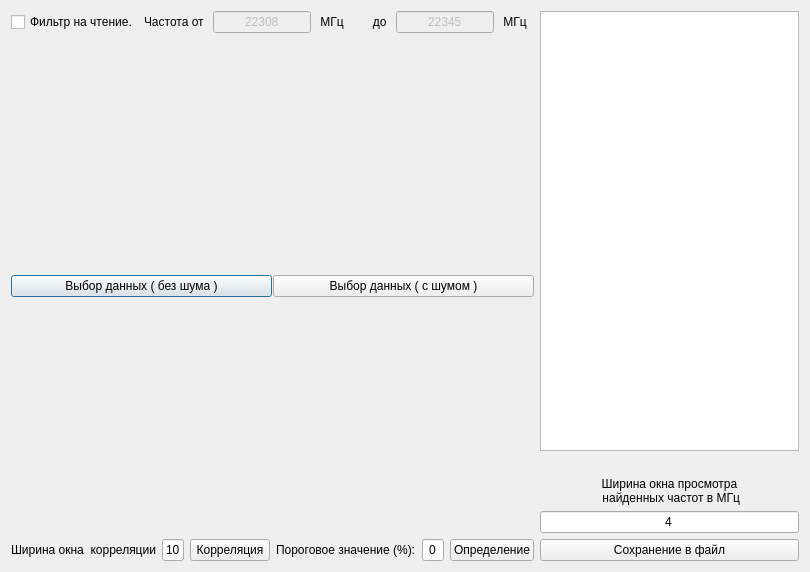
<?xml version="1.0" encoding="UTF-8"?>
<ui version="4.0">
 <class>Dialog</class>
 <widget class="QDialog" name="Dialog">
  <property name="geometry">
   <rect>
    <x>0</x>
    <y>0</y>
    <width>810</width>
    <height>572</height>
   </rect>
  </property>
  <property name="windowTitle">
   <string>Dialog</string>
  </property>
  <layout class="QVBoxLayout" name="verticalLayout_2" stretch="1">
   <item>
    <layout class="QHBoxLayout" name="horizontalLayout_6">
     <item>
      <layout class="QHBoxLayout" name="horizontalLayout_7" stretch="2,1">
       <item>
        <layout class="QVBoxLayout" name="verticalLayout_4" stretch="0,1,0,1,0">
         <item>
          <layout class="QHBoxLayout" name="horizontalLayout_3">
           <item>
            <layout class="QHBoxLayout" name="horizontalLayout_4">
             <item>
              <widget class="QCheckBox" name="checkBox_read_filter">
               <property name="text">
                <string>Фильтр на чтение.</string>
               </property>
              </widget>
             </item>
             <item>
              <widget class="QLabel" name="label_text_frequency_from">
               <property name="text">
                <string>Частота от </string>
               </property>
              </widget>
             </item>
             <item>
              <widget class="QLineEdit" name="lineEdit_filter_frequency_start">
               <property name="enabled">
                <bool>false</bool>
               </property>
               <property name="text">
                <string>22308</string>
               </property>
               <property name="alignment">
                <set>Qt::AlignCenter</set>
               </property>
               <property name="readOnly">
                <bool>false</bool>
               </property>
              </widget>
             </item>
             <item>
              <widget class="QLabel" name="label_text_MHz_from">
               <property name="text">
                <string> МГц    </string>
               </property>
              </widget>
             </item>
             <item>
              <widget class="QLabel" name="label_text_frequency_to">
               <property name="text">
                <string>   до </string>
               </property>
              </widget>
             </item>
             <item>
              <widget class="QLineEdit" name="lineEdit_filter_frequency_end">
               <property name="enabled">
                <bool>false</bool>
               </property>
               <property name="text">
                <string>22345</string>
               </property>
               <property name="alignment">
                <set>Qt::AlignCenter</set>
               </property>
               <property name="readOnly">
                <bool>false</bool>
               </property>
              </widget>
             </item>
             <item>
              <widget class="QLabel" name="label_text_MHz_to">
               <property name="text">
                <string> МГц  </string>
               </property>
              </widget>
             </item>
            </layout>
           </item>
          </layout>
         </item>
         <item>
          <widget class="QWidget" name="plotWindow_empty_and_signal" native="true">
           <layout class="QVBoxLayout" name="plotLayout"/>
          </widget>
         </item>
         <item>
          <layout class="QHBoxLayout" name="horizontalLayout" stretch="0,0">
           <property name="spacing">
            <number>1</number>
           </property>
           <property name="sizeConstraint">
            <enum>QLayout::SetMinimumSize</enum>
           </property>
           <property name="leftMargin">
            <number>0</number>
           </property>
           <item>
            <widget class="QPushButton" name="pushButton_loading_empty_data">
             <property name="text">
              <string>Выбор данных ( без шума )</string>
             </property>
            </widget>
           </item>
           <item>
            <widget class="QPushButton" name="pushButton_loading_signal_data">
             <property name="text">
              <string>Выбор данных ( с шумом )</string>
             </property>
            </widget>
           </item>
          </layout>
         </item>
         <item>
          <widget class="QWidget" name="plotWindow_error_and_threshold" native="true">
           <layout class="QVBoxLayout" name="plotLayout2"/>
          </widget>
         </item>
         <item>
          <layout class="QHBoxLayout" name="horizontalLayout_2" stretch="0,0,2,0,0,0">
           <item>
            <widget class="QLabel" name="label_text_width_correlation">
             <property name="text">
              <string>Ширина окна  корреляции</string>
             </property>
            </widget>
           </item>
           <item>
            <widget class="QLineEdit" name="lineEdit_correlation_width">
             <property name="text">
              <string>10</string>
             </property>
             <property name="maxLength">
              <number>5</number>
             </property>
             <property name="alignment">
              <set>Qt::AlignCenter</set>
             </property>
            </widget>
           </item>
           <item>
            <widget class="QPushButton" name="pushButton_signal_difference">
             <property name="text">
              <string>Корреляция</string>
             </property>
            </widget>
           </item>
           <item>
            <widget class="QLabel" name="label_text_threshold_value">
             <property name="text">
              <string>Пороговое значение (%):</string>
             </property>
            </widget>
           </item>
           <item>
            <widget class="QLineEdit" name="lineEdit_threshold">
             <property name="text">
              <string>0</string>
             </property>
             <property name="alignment">
              <set>Qt::AlignCenter</set>
             </property>
             <property name="readOnly">
              <bool>false</bool>
             </property>
            </widget>
           </item>
           <item>
            <widget class="QPushButton" name="pushButton_update_threshold">
             <property name="text">
              <string>Определение</string>
             </property>
            </widget>
           </item>
          </layout>
         </item>
        </layout>
       </item>
       <item>
        <layout class="QVBoxLayout" name="verticalLayout">
         <item>
          <widget class="QTableWidget" name="tableWidget_frequency_absorption">
           <property name="sizeAdjustPolicy">
            <enum>QAbstractScrollArea::AdjustIgnored</enum>
           </property>
           <property name="selectionMode">
            <enum>QAbstractItemView::SingleSelection</enum>
           </property>
           <property name="selectionBehavior">
            <enum>QAbstractItemView::SelectRows</enum>
           </property>
          </widget>
         </item>
         <item>
          <widget class="QLabel" name="label_statistics_on_selected_frequencies">
           <property name="text">
            <string/>
           </property>
          </widget>
         </item>
         <item>
          <widget class="QLabel" name="label_text_window_width">
           <property name="layoutDirection">
            <enum>Qt::LeftToRight</enum>
           </property>
           <property name="text">
            <string>Ширина окна просмотра 
 найденных частот в МГц</string>
           </property>
           <property name="alignment">
            <set>Qt::AlignCenter</set>
           </property>
          </widget>
         </item>
         <item>
          <widget class="QLineEdit" name="lineEdit_window_width">
           <property name="text">
            <string>4</string>
           </property>
           <property name="alignment">
            <set>Qt::AlignCenter</set>
           </property>
          </widget>
         </item>
         <item>
          <widget class="QPushButton" name="pushButton_save_table_to_file">
           <property name="text">
            <string>Сохранение в файл</string>
           </property>
          </widget>
         </item>
        </layout>
       </item>
      </layout>
     </item>
    </layout>
   </item>
  </layout>
 </widget>
 <resources/>
 <connections/>
</ui>
